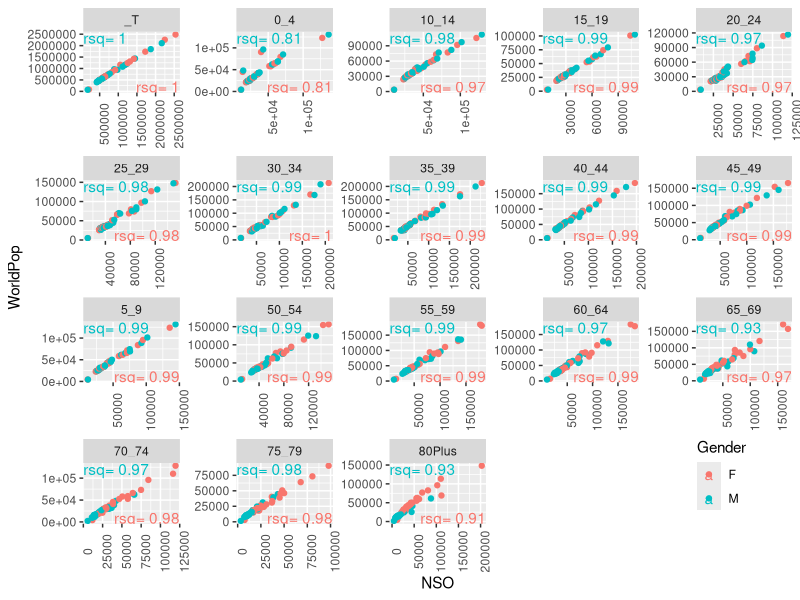

This chart was generated by the following R code:
library(ggplot2)
library(dplyr)

data=read.csv("Ukraine.csv") %>%
  mutate(Gender=ifelse(grepl("M", PopGroup), "M",
                       ifelse(grepl("F", PopGroup), "F", "Total"))) %>%
  mutate(agegroup=gsub("M|F", "", PopGroup)) %>%
  subset(Gender %in% c("F", "M")) 


rdf=data %>%
      group_by(PopGroup) %>%
      summarise(rsq=cor(NSO, WorldPop)^2,
                NSO=max(NSO),
                WorldPop=0) %>%
  mutate(Gender=ifelse(grepl("M", PopGroup), "M",
                       ifelse(grepl("F", PopGroup), "F", "Total"))) %>%
  mutate(agegroup=gsub("M|F", "", PopGroup),
         rsqformat=round(rsq,2))
     
  genderplot=ggplot(data,aes(x=NSO, y=WorldPop, colour=Gender)) +
    geom_point() +
    geom_text(data=subset(rdf, Gender=="M"), aes(label=paste("rsq=", rsqformat), hjust=0, vjust=1),
              x=-Inf, y=Inf)+
    geom_text(data=subset(rdf, Gender=="F"), aes(label=paste("rsq=", rsqformat),hjust=1, vjust=0),
              x=Inf, y=-Inf)+
    facet_wrap(~agegroup, scale="free") +
    theme(axis.text.x=element_text(angle=90))+
    theme(legend.position = c(0.9,0.1))
  
  ggsave("genderplot.jpg", genderplot, width=10, height=10, units="in", dpi=400)
  
